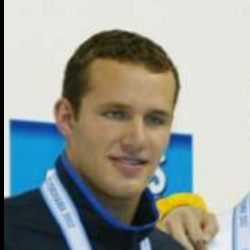
#> input picture data/desconocidos_lfw/calibracion/Brendan_Hansen_0001.jpg, 250 x 250 px
$ python -i detector.py   (imports and definitions only)
#> lines starting #> are read from the running program, lines starting #| are printed output that depends on the picture
#> further down, picture is the input picture: shape (250, 250, 3); mean B, G, R 151.9, 157.3, 151.8
"""
Módulo de detección facial, validación de recuadros y manejo de bordes.
Implementa estados explícitos (UN_ROSTRO, SIN_ROSTRO, VARIOS_ROSTROS) y
asegura el recorte con preservación de relación de aspecto y padding seguro en límites.
"""
from dataclasses import dataclass
from enum import Enum
from typing import Any, Dict, List, Optional, Tuple
import cv2
import numpy as np


class EstadoDeteccion(str, Enum):
    UN_ROSTRO = "UN_ROSTRO"
    SIN_ROSTRO = "SIN_ROSTRO"
    VARIOS_ROSTROS = "VARIOS_ROSTROS"


@dataclass
class ResultadoDeteccion:
    """Resultado del proceso de detección facial."""
    estado: EstadoDeteccion
    recuadro: Optional[Tuple[int, int, int, int]]  # (x, y, w, h) en coords originales
    total_rostros_detectados: int
    rostro_recortado: Optional[np.ndarray] = None
    mensaje: str = ""
    puntos_faciales: Optional[np.ndarray] = None  # (5, 2) coords originales [ojos, nariz, comisuras]
    angulo_orientacion: int = 0                    # 0, 90, 180, 270
    confianza_deteccion: float = 0.0               # Score de detección de YuNet
    recorte_alineado: Optional[np.ndarray] = None  # Recorte alineado a plantilla 64x64
    metadatos_alineacion: Optional[Dict[str, Any]] = None  # Metadatos de la alineación


class DetectorFacial:
    """
    Detector facial multi-vista basado en clasificadores en cascada de Haar (OpenCV).
    Detecta rostros frontales y giros laterales (perfiles) en ambas direcciones
    mediante evaluación normal y con reflejo horizontal.
    Combina detecciones solapadas correspondientes a una misma persona y discrimina
    escenas con múltiples sujetos.
    """

    def __init__(
        self,
        ruta_cascada: Optional[str] = None,
        ruta_cascada_perfil: Optional[str] = None,
        scale_factor: float = 1.1,
        min_neighbors: int = 5,
        min_size: Tuple[int, int] = (30, 30),
        margen_expansion: float = 0.1,
        umbral_iou_fusion: float = 0.3,
        umbral_iomin_fusion: float = 0.45,
        habilitar_perfil: bool = True
    ):
        self.scale_factor = scale_factor
        self.min_neighbors = min_neighbors
        self.min_size = min_size
        self.margen_expansion = margen_expansion
        self.umbral_iou_fusion = umbral_iou_fusion
        self.umbral_iomin_fusion = umbral_iomin_fusion
        self.habilitar_perfil = habilitar_perfil

        if ruta_cascada is None:
            ruta_cascada = cv2.data.haarcascades + "haarcascade_frontalface_default.xml"
        self.clasificador = cv2.CascadeClassifier(ruta_cascada)
        if self.clasificador.empty():
            raise RuntimeError(f"No se pudo cargar el clasificador Haar frontal desde: {ruta_cascada}")
        self.clasificador_frontal = self.clasificador

        if ruta_cascada_perfil is None:
            ruta_cascada_perfil = cv2.data.haarcascades + "haarcascade_profileface.xml"
        self.clasificador_perfil = cv2.CascadeClassifier(ruta_cascada_perfil)
        if self.clasificador_perfil.empty() and self.habilitar_perfil:
            raise RuntimeError(f"No se pudo cargar el clasificador Haar de perfil desde: {ruta_cascada_perfil}")

    @staticmethod
    def calcular_iou_y_iomin(
        box_a: Tuple[int, int, int, int],
        box_b: Tuple[int, int, int, int]
    ) -> Tuple[float, float]:
        """Calcula Intersection-over-Union (IoU) y Intersection-over-Minimum (IoMin)."""
        x1_a, y1_a, w_a, h_a = box_a
        x1_b, y1_b, w_b, h_b = box_b

        x2_a, y2_a = x1_a + w_a, y1_a + h_a
        x2_b, y2_b = x1_b + w_b, y1_b + h_b

        inter_x1 = max(x1_a, x1_b)
        inter_y1 = max(y1_a, y1_b)
        inter_x2 = min(x2_a, x2_b)
        inter_y2 = min(y2_a, y2_b)

        inter_w = max(0, inter_x2 - inter_x1)
        inter_h = max(0, inter_y2 - inter_y1)
        inter_area = inter_w * inter_h

        if inter_area <= 0:
            return 0.0, 0.0

        area_a = w_a * h_a
        area_b = w_b * h_b
        union_area = area_a + area_b - inter_area
        min_area = min(area_a, area_b)

        iou = inter_area / union_area if union_area > 0 else 0.0
        iomin = inter_area / min_area if min_area > 0 else 0.0
        return float(iou), float(iomin)

    def fusionar_recuadros(
        self,
        recuadros: List[Tuple[int, int, int, int]]
    ) -> List[Tuple[int, int, int, int]]:
        """
        Agrupa recuadros que solapan significativamente (misma cara detectada
        por frontal y/o perfil) y promedia sus coordenadas.
        Mantiene separados recuadros de rostros distintos.
        """
        if not recuadros:
            return []

        n = len(recuadros)
        visitados = [False] * n
        grupos = []

        for i in range(n):
            if visitados[i]:
                continue
            grupo = [recuadros[i]]
            visitados[i] = True
            cola = [i]
            while cola:
                curr = cola.pop(0)
                for j in range(n):
                    if not visitados[j]:
                        iou, iomin = self.calcular_iou_y_iomin(recuadros[curr], recuadros[j])
                        if iou >= self.umbral_iou_fusion or iomin >= self.umbral_iomin_fusion:
                            visitados[j] = True
                            grupo.append(recuadros[j])
                            cola.append(j)
            grupos.append(grupo)

        fusiones: List[Tuple[int, int, int, int]] = []
        for g in grupos:
            avg_x = int(round(sum(b[0] for b in g) / len(g)))
            avg_y = int(round(sum(b[1] for b in g) / len(g)))
            avg_w = int(round(sum(b[2] for b in g) / len(g)))
            avg_h = int(round(sum(b[3] for b in g) / len(g)))
            fusiones.append((avg_x, avg_y, avg_w, avg_h))

        return fusiones

    def detectar(
        self,
        imagen: np.ndarray,
        es_pre_recortada: bool = False,
        recuadros_simulados: Optional[list] = None
    ) -> ResultadoDeteccion:
        """
        Localiza el rostro en la imagen y extrae el recorte seguro.

        Parámetros:
        - imagen: np.ndarray en escala de grises (2D) o BGR/RGB (3D).
        - es_pre_recortada: si True (ej. Olivetti), asume que la imagen completa ya es el rostro.
        - recuadros_simulados: lista opcional de recuadros (x, y, w, h) para simulación o pruebas controladas.
        """
#> called with es_pre_recortada = False
        if recuadros_simulados is not None:
            rostros = self.fusionar_recuadros([tuple(b) for b in recuadros_simulados])
            n_rostros = len(rostros)
            if n_rostros == 0:
                return ResultadoDeteccion(
                    estado=EstadoDeteccion.SIN_ROSTRO,
                    recuadro=None,
                    total_rostros_detectados=0,
                    mensaje="No se localizó ningún rostro en la escena simulada."
                )
            elif n_rostros > 1:
                return ResultadoDeteccion(
                    estado=EstadoDeteccion.VARIOS_ROSTROS,
                    recuadro=None,
                    total_rostros_detectados=n_rostros,
                    mensaje=f"Se detectaron {n_rostros} rostros en la escena simulada. Se requiere exactamente uno."
                )
            x, y, w, h = rostros[0]
            recorte_seguro = self.recortar_con_margen_seguro(imagen, (x, y, w, h)) if imagen is not None else None
            return ResultadoDeteccion(
                estado=EstadoDeteccion.UN_ROSTRO,
                recuadro=(int(x), int(y), int(w), int(h)),
                total_rostros_detectados=1,
                rostro_recortado=recorte_seguro,
                mensaje="Rostro único detectado (simulado) y recortado correctamente."
            )

        if imagen is None or imagen.size == 0:
            return ResultadoDeteccion(
                estado=EstadoDeteccion.SIN_ROSTRO,
                recuadro=None,
                total_rostros_detectados=0,
                mensaje="Imagen vacía o nula."
            )

        # Si el dataset es pre-recortado (como Olivetti), la cara es la imagen entera
        if es_pre_recortada:
            h, w = imagen.shape[:2]
            return ResultadoDeteccion(
                estado=EstadoDeteccion.UN_ROSTRO,
                recuadro=(0, 0, w, h),
                total_rostros_detectados=1,
                rostro_recortado=imagen.copy(),
                mensaje="Imagen pre-recortada procesada directamente como rostro."
            )

        # Convertir a escala de grises uint8 para el detector
        if len(imagen.shape) == 3:
            gris = cv2.cvtColor(imagen, cv2.COLOR_BGR2GRAY)
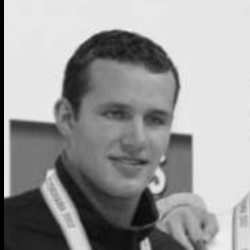
#> gris: shape (250, 250); min 0, max 244, mean 155
        else:
            gris = imagen

        if gris.dtype != np.uint8:
            if gris.max() <= 1.0:
                gris = (gris * 255).astype(np.uint8)
            else:
                gris = gris.astype(np.uint8)

        img_h, img_w = gris.shape[:2]
#> img_h = 250; img_w = 250
        candidatos: List[Tuple[int, int, int, int]] = []

        # 1. Detección frontal
        rostros_frontales = self.clasificador.detectMultiScale(
            gris,
            scaleFactor=self.scale_factor,
            minNeighbors=self.min_neighbors,
            minSize=self.min_size
        )
#> rostros_frontales = [[74, 70, 118, 118]]
        for (x, y, w, h) in rostros_frontales:
            candidatos.append((int(x), int(y), int(w), int(h)))
#> this loop made 1 pass
#> after the loop, candidatos = [(74, 70, 118, 118)]

        # 2. Detección de perfil (giros laterales) si está habilitada
        if self.habilitar_perfil and hasattr(self, "clasificador_perfil") and not self.clasificador_perfil.empty():
            # Perfil en orientación natural
            rostros_perfil = self.clasificador_perfil.detectMultiScale(
                gris,
                scaleFactor=self.scale_factor,
                minNeighbors=self.min_neighbors,
                minSize=self.min_size
            )
#> rostros_perfil = ()
            for (x, y, w, h) in rostros_perfil:
                candidatos.append((int(x), int(y), int(w), int(h)))
#> this loop made 0 passes

            # Perfil reflejado horizontalmente (permite detectar giro opuesto)
            gris_reflejada = cv2.flip(gris, 1)
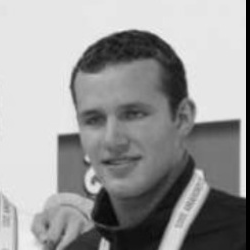
#> gris_reflejada: shape (250, 250); min 0, max 244, mean 155
            rostros_perfil_reflejados = self.clasificador_perfil.detectMultiScale(
                gris_reflejada,
                scaleFactor=self.scale_factor,
                minNeighbors=self.min_neighbors,
                minSize=self.min_size
            )
#> rostros_perfil_reflejados = [[63, 51, 149, 149]]
            for (xf, yf, wf, hf) in rostros_perfil_reflejados:
                # Convertir coordenadas reflejadas al marco original
                x_orig = img_w - (int(xf) + int(wf))
                candidatos.append((int(x_orig), int(yf), int(wf), int(hf)))
#> this loop made 1 pass
#> (xf, yf, wf, hf, x_orig) on pass 1: (63, 51, 149, 149, 38)
#> after the loop, candidatos = [(74, 70, 118, 118), (38, 51, 149, 149)]

        # Fusión de detecciones solapadas correspondientes al mismo sujeto
        rostros = self.fusionar_recuadros(candidatos)
#> in fusionar_recuadros, `n = len(recuadros)`: n = 2
#> in fusionar_recuadros, `visitados = [False] * n`: visitados = [False, False]
#> the loop in fusionar_recuadros, `for i in range(n):` made 2 passes
#> after the loop in fusionar_recuadros, `for i in range(n):`: grupos = [[(74, 70, 118, 118), (38, 51, 149, 149)]]; visitados = [True, True]
#> the loop in fusionar_recuadros, `for g in grupos:` made 1 pass
#> (g, avg_x, avg_y, avg_w, avg_h) on pass 1: ([(74, 70, 118, 118), (38, 51, 149, 149)], 56, 60, 134, 134)
#> after the loop in fusionar_recuadros, `for g in grupos:`: fusiones = [(56, 60, 134, 134)]
#> rostros = [(56, 60, 134, 134)]
        n_rostros = len(rostros)
#> n_rostros = 1

        if n_rostros == 0:
            return ResultadoDeteccion(
                estado=EstadoDeteccion.SIN_ROSTRO,
                recuadro=None,
                total_rostros_detectados=0,
                mensaje="No se localizó ningún rostro en la escena."
            )
        elif n_rostros > 1:
            # Reportar estado explícito de múltiples rostros
            return ResultadoDeteccion(
                estado=EstadoDeteccion.VARIOS_ROSTROS,
                recuadro=None,
                total_rostros_detectados=n_rostros,
                mensaje=f"Se detectaron {n_rostros} rostros en la escena. Se requiere exactamente uno."
            )

        # Exactamente un rostro: recortar con manejo seguro de bordes
        x, y, w, h = rostros[0]
#> x = 56; y = 60; w = 134; h = 134
        recorte_seguro = self.recortar_con_margen_seguro(imagen, (x, y, w, h))

        return ResultadoDeteccion(
            estado=EstadoDeteccion.UN_ROSTRO,
            recuadro=(int(x), int(y), int(w), int(h)),
            total_rostros_detectados=1,
            rostro_recortado=recorte_seguro,
            mensaje="Rostro único detectado y recortado correctamente."
        )

    def recortar_con_margen_seguro(
        self,
        imagen: np.ndarray,
        recuadro: Tuple[int, int, int, int]
    ) -> np.ndarray:
        """
        Recorta la región facial manteniendo relación de aspecto cuadrada (1:1)
        y aplicando padding si el recuadro toca o sobrepasa los bordes físicos de la imagen.
        """
#> called with recuadro = (56, 60, 134, 134)
        x, y, w, h = recuadro
        img_h, img_w = imagen.shape[:2]
#> img_h = 250; img_w = 250

        # Expandir con margen
        dx = int(w * self.margen_expansion)
        dy = int(h * self.margen_expansion)

        x1 = x - dx
        y1 = y - dy
        x2 = x + w + dx
        y2 = y + h + dy

        # Hacer el recuadro perfectamente cuadrado para preservar relación de aspecto
        ancho = x2 - x1
        alto = y2 - y1
        if ancho > alto:
            dif = ancho - alto
            y1 -= dif // 2
            y2 += dif - (dif // 2)
        elif alto > ancho:
            dif = alto - ancho
            x1 -= dif // 2
            x2 += dif - (dif // 2)

        # Calcular cuánto excede los límites (padding necesario)
        pad_top = max(0, -y1)
        pad_bottom = max(0, y2 - img_h)
#> pad_bottom = 0
        pad_left = max(0, -x1)
        pad_right = max(0, x2 - img_w)
#> pad_right = 0

        # Región válida dentro de la imagen
        src_y1 = max(0, y1)
        src_y2 = min(img_h, y2)
#> src_y2 = 207
        src_x1 = max(0, x1)
        src_x2 = min(img_w, x2)
#> src_x2 = 203

        recorte = imagen[src_y1:src_y2, src_x1:src_x2]
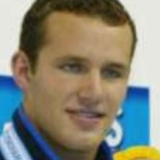
#> recorte: shape (160, 160, 3); mean B, G, R 119, 133.5, 134.4

        # Si desborda algún borde, aplicar padding reflectante o constante
        if pad_top > 0 or pad_bottom > 0 or pad_left > 0 or pad_right > 0:
            if len(imagen.shape) == 3:
                recorte = cv2.copyMakeBorder(
                    recorte,
                    pad_top, pad_bottom, pad_left, pad_right,
                    borderType=cv2.BORDER_REFLECT_101
                )
            else:
                recorte = cv2.copyMakeBorder(
                    recorte,
                    pad_top, pad_bottom, pad_left, pad_right,
                    borderType=cv2.BORDER_REFLECT_101
                )

        return recorte

>>> import cv2
>>> picture = cv2.imread('../../../data/desconocidos_lfw/calibracion/Brendan_Hansen_0001.jpg')
>>> result = DetectorFacial().detectar(picture)

$ run again, on data/desconocidos_lfw/calibracion/Chuck_Eidson_0001.jpg
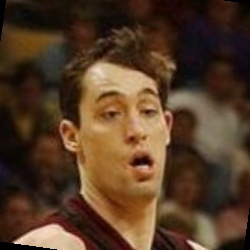
#> input picture data/desconocidos_lfw/calibracion/Chuck_Eidson_0001.jpg, 250 x 250 px
#> picture is the input picture: shape (250, 250, 3); mean B, G, R 38.6, 59.6, 84.9
#> rostros_frontales = [[66, 60, 127, 127]]
#> the loop in detectar, `for (x, y, w, h) in rostros_frontales:` made 1 pass
#> after the loop in detectar, `for (x, y, w, h) in rostros_frontales:`: candidatos = [(66, 60, 127, 127)]
#> rostros_perfil = ()
#> in detectar, `gris_reflejada = cv2.flip(gris, 1)`:
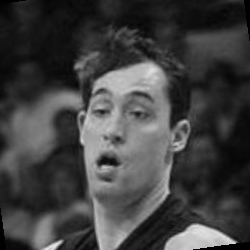
#> gris_reflejada: shape (250, 250); min 0, max 230, mean 64.8
#> rostros_perfil_reflejados = [[71, 57, 133, 133]]
#> the loop in detectar, `for (xf, yf, wf, hf) in rostros_perfil_reflejados:` made 1 pass
#> (xf, yf, wf, hf, x_orig) on pass 1: (71, 57, 133, 133, 46)
#> after the loop in detectar, `for (xf, yf, wf, hf) in rostros_perfil_reflejados:`: candidatos = [(66, 60, 127, 127), (46, 57, 133, 133)]
#> n = 2
#> in fusionar_recuadros, `visitados = [False] * n`: visitados = [False, False]
#> the loop in fusionar_recuadros, `for i in range(n):` made 2 passes
#> after the loop in fusionar_recuadros, `for i in range(n):`: grupos = [[(66, 60, 127, 127), (46, 57, 133, 133)]]; visitados = [True, True]
#> the loop in fusionar_recuadros, `for g in grupos:` made 1 pass
#> (g, avg_x, avg_y, avg_w, avg_h) on pass 1: ([(66, 60, 127, 127), (46, 57, 133, 133)], 56, 58, 130, 130)
#> after the loop in fusionar_recuadros, `for g in grupos:`: fusiones = [(56, 58, 130, 130)]
#> n_rostros = 1
#> in detectar, `x, y, w, h = rostros[0]`: x = 56; y = 58; w = 130
#> in recortar_con_margen_seguro, `recorte = imagen[src_y1:src_y2, src_x1:src_x2]`:
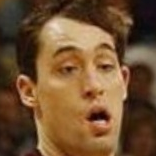
#> recorte: shape (156, 156, 3); mean B, G, R 50.3, 81.3, 113.5

$ run again, on data/desconocidos_lfw/calibracion/David_Howard_0001.jpg
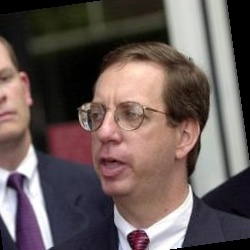
#> input picture data/desconocidos_lfw/calibracion/David_Howard_0001.jpg, 250 x 250 px
#> picture is the input picture: shape (250, 250, 3); mean B, G, R 87.7, 90.3, 104.1
#> rostros_frontales = [[54, 68, 122, 122]]
#> the loop in detectar, `for (x, y, w, h) in rostros_frontales:` made 1 pass
#> after the loop in detectar, `for (x, y, w, h) in rostros_frontales:`: candidatos = [(54, 68, 122, 122)]
#> rostros_perfil = [[68, 57, 138, 138]]
#> the loop in detectar, `for (x, y, w, h) in rostros_perfil:` made 1 pass
#> after the loop in detectar, `for (x, y, w, h) in rostros_perfil:`: candidatos = [(54, 68, 122, 122), (68, 57, 138, 138)]
#> in detectar, `gris_reflejada = cv2.flip(gris, 1)`:
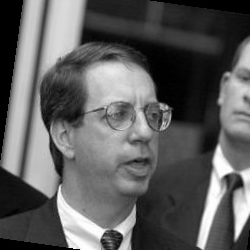
#> gris_reflejada: shape (250, 250); min 0, max 255, mean 94.1
#> rostros_perfil_reflejados = [[94, 66, 127, 127]]
#> the loop in detectar, `for (xf, yf, wf, hf) in rostros_perfil_reflejados:` made 1 pass
#> (xf, yf, wf, hf, x_orig) on pass 1: (94, 66, 127, 127, 29)
#> after the loop in detectar, `for (xf, yf, wf, hf) in rostros_perfil_reflejados:`: candidatos = [(54, 68, 122, 122), (68, 57, 138, 138), (29, 66, 127, 127)]
#> n = 3
#> in fusionar_recuadros, `visitados = [False] * n`: visitados = [False, False, False]
#> the loop in fusionar_recuadros, `for i in range(n):` made 3 passes
#> after the loop in fusionar_recuadros, `for i in range(n):`: grupos = [[(54, 68, 122, 122), (68, 57, 138, 138), (29, 66, 127, 127)]]; visitados = [True, True, True]
#> the loop in fusionar_recuadros, `for g in grupos:` made 1 pass
#> (g, avg_x, avg_y, avg_w, avg_h) on pass 1: ([(54, 68, 122, 122), (68, 57, 138, 138), (29, 66, 127, 127)], 50, 64, 129, 129)
#> after the loop in fusionar_recuadros, `for g in grupos:`: fusiones = [(50, 64, 129, 129)]
#> n_rostros = 1
#> in detectar, `x, y, w, h = rostros[0]`: x = 50; y = 64; w = 129
#> in recortar_con_margen_seguro, `recorte = imagen[src_y1:src_y2, src_x1:src_x2]`:
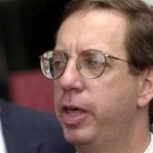
#> recorte: shape (153, 153, 3); mean B, G, R 80.4, 86.1, 113.4
